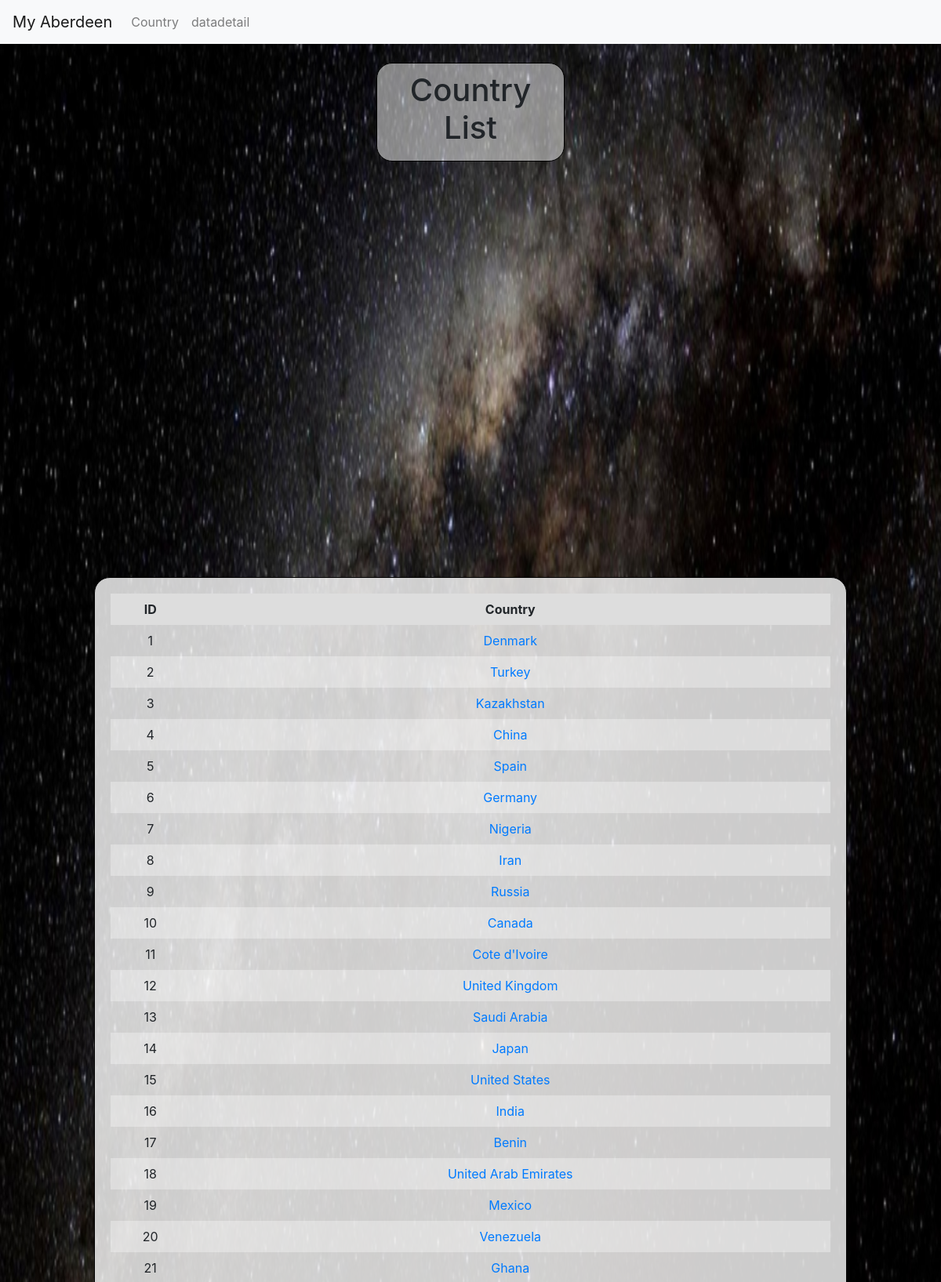
/country_list/ (upper part), run on the app's committed database.
### climate_change/models.py (models this page shows, shortened)
class country_id(models.Model):
    id = models.IntegerField()
    country = models.TextField(primary_key=True)

### climate_change/views.py (the view)
# urls.py: path('country_list/', views.country_list, name='country_list'),
def country_list(request):
    countries = country_id.objects.all()
    return render(request, 'climate_change/country_list.html', {'countries':countries})

### climate_change/templates/climate_change/country_list.html (shortened to what this page needs)
{% load static %}
<!DOCTYPE html>
<html lang="en">
<head>
    <link rel="stylesheet" href="https://maxcdn.bootstrapcdn.com/bootstrap/4.0.0/css/bootstrap.min.css">
</head>
<body>
    <nav class="navbar navbar-expand-lg navbar-light bg-light fixed-top">
    <a class="navbar-brand" href="/">My Aberdeen</a>
    <div class="collapse navbar-collapse" id="navbarNav">
        <ul class="navbar-nav">
            <li class="nav-item">
                <a class="nav-link" href="/country_list">Country</a>
            </li>
            <li class="nav-item">
                <a class="nav-link" href="/global_tem_changes">datadetail</a>
            </li>
        </ul>
    </div>
</nav>
    <div id="title">
    <h1>Country List</h1>
</div>
<div id="map-container">
    <iframe src="https://www.google.com/maps/embed?pb=!1m14!1m8!1m3!1d13963.537635424864!2d-122.4312977!3d37.785026999999995!3m2!1i1024!2i768!4f13.1!3m3!1m2!1s0x0%3A0x0!2zMznCsDU2JzA5LjAiTiAxMjLCsDQzJzI4LjgiVw!5e0!3m2!1sen!2sus!4v1617119320197!5m2!1sen!2sus" width="600" height="450" style="border:0;" allowfullscreen="" loading="lazy"></iframe>
</div>
    <div id="table-container">
        {% block content %}
<table>
  <thead>
    <tr>
          <th>ID</th>
          <th>Country</th>
  </tr>
  </thead>
  <tbody>
    {% for row in countries %}
      <tr>
            <td>{{ row.id }}</td>
            <td><a href="/country_by_name/{{row.country}}" > {{row.country}} </a></td>
      </tr>
    {% endfor %}
  </tbody>
  </table>
        {% endblock %}
    </div>
</body>
</html>

### data on the page
country_id: id "1", country "Denmark"
country_id: id "2", country "Turkey"
country_id: id "3", country "Kazakhstan"
country_id: id "4", country "China"
country_id: id "5", country "Spain"
country_id: id "6", country "Germany"
country_id: id "7", country "Nigeria"
country_id: id "8", country "Iran"
country_id: id "9", country "Russia"
country_id: id "10", country "Canada"
country_id: id "11", country "Cote d'Ivoire"
country_id: id "12", country "United Kingdom"
country_id: id "13", country "Saudi Arabia"
country_id: id "14", country "Japan"
country_id: id "15", country "United States"
country_id: id "16", country "India"
country_id: id "17", country "Benin"
country_id: id "18", country "United Arab Emirates"
country_id: id "19", country "Mexico"
country_id: id "20", country "Venezuela"
country_id: id "21", country "Ghana"
